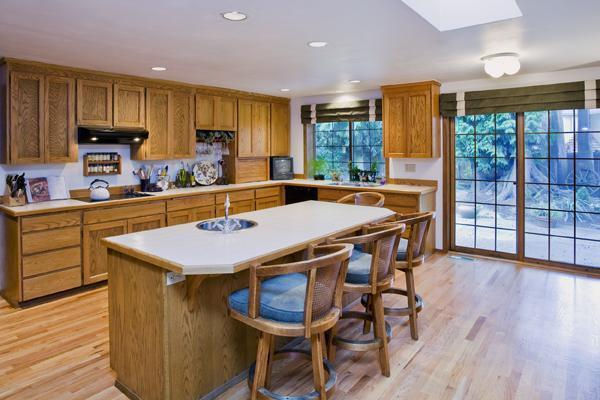
#> input picture images/training/ADE_train_00010429.jpg, 600 x 400 px, found by its file name
$ jupyter execute Untitled.ipynb   (shell and % lines are left out)
#> lines starting #> are read from the running program, lines starting #| are printed output that depends on the picture
[cell 1]
import numpy as np
from PIL import Image
import matplotlib.pyplot as plt

[cell 2]
im_path = "../ADEChallengeData2016/images/training/ADE_train_00010429.jpg"
an_path = im_path.replace("images", "annotations").replace("jpg", "png")

im_pil = Image.open(im_path)
#> im_pil is the input picture: PIL image 600x400 RGB; mean R, G, B 149.9, 134, 124.2
an_pil = Image.open(an_path)

im_width = 100
im_height = 100

im = np.array(im_pil.resize((im_width, im_height)))
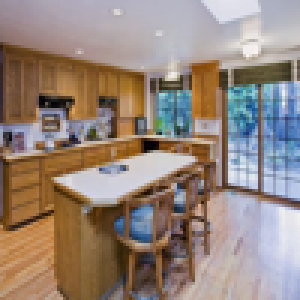
#> im: shape (100, 100, 3) (shown 3 times larger); mean R, G, B 149.9, 134, 124.2
an = np.array(an_pil)

[cell 3]
im.shape
#> Out = (100, 100, 3)


$ run again, with images/training/ADE_train_00019690.jpg copied over images/training/ADE_train_00010429.jpg
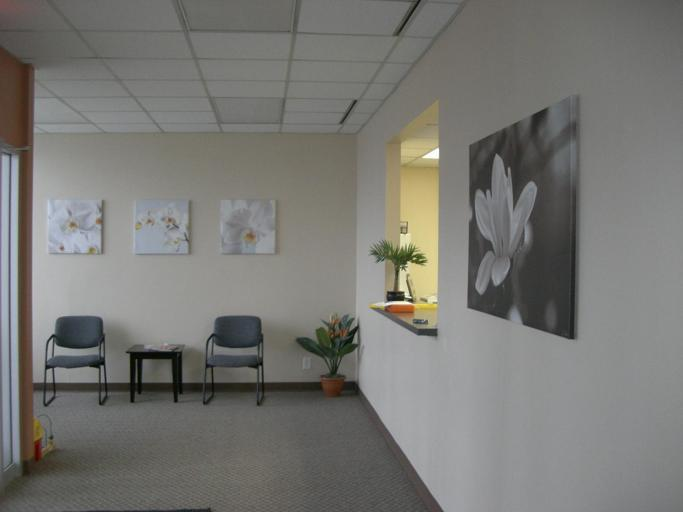
#> input picture images/training/ADE_train_00019690.jpg, 683 x 512 px, found by its file name
#> im_pil is the input picture: PIL image 683x512 RGB; mean R, G, B 120.2, 119.7, 115.9
#> `im = np.array(im_pil.resize((im_width, im_height)))`:
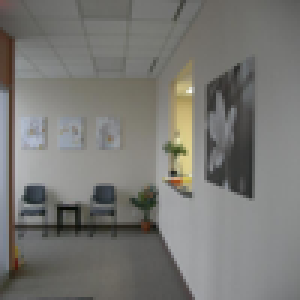
#> im: shape (100, 100, 3) (shown 3 times larger); mean R, G, B 120.3, 119.8, 115.9
